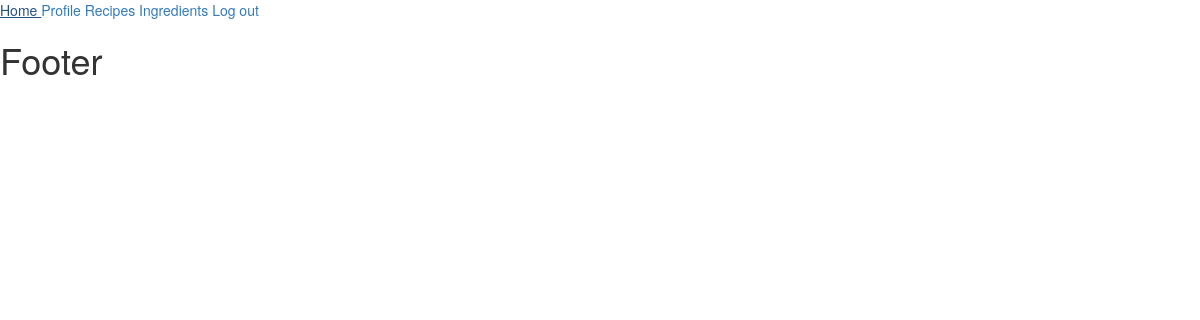
Page /recipes/show_recipes (signed in) on the earlier database version.
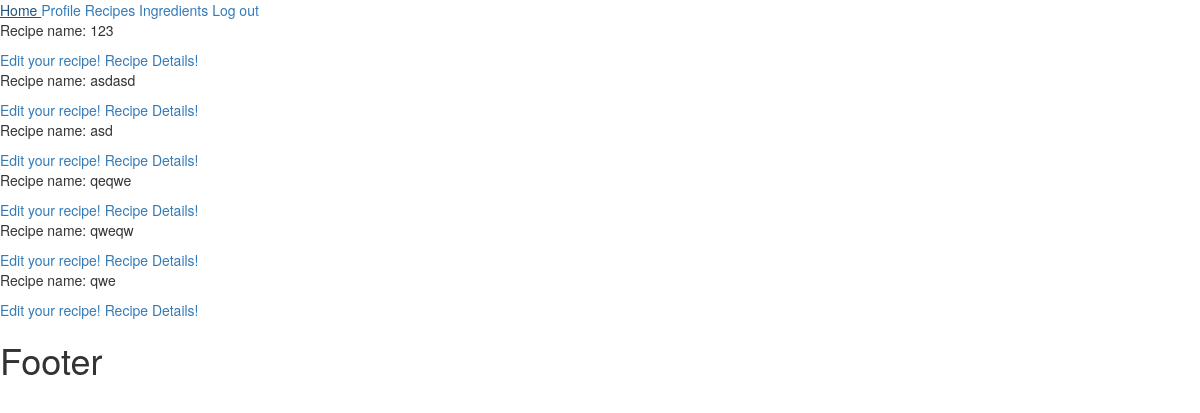
Same page on the later database version.
### recipes/models.py (models this page shows, shortened)
class Recipe(models.Model):
    title = models.CharField(max_length=40)
    photo = models.ImageField(upload_to='recipe_photos', null=True, blank=True)
    ingredients = models.ManyToManyField(Ingredient, through='RecipeIngredient')
    instruction = models.TextField(max_length=300, null=True, blank=True)
    calories = models.FloatField(null=True, blank=True)
    proteins = models.FloatField(null=True, blank=True)
    carbs = models.FloatField(null=True, blank=True)
    fats = models.FloatField(null=True, blank=True)
    share = models.BooleanField(default=False)
    approved_for_sharing = models.BooleanField(default=False)
    user = models.ForeignKey(User, on_delete=models.CASCADE)
    class Meta:
        permissions = [
            ('approve_recipe', 'Can approve recipes for sharing')
        ]

### recipes/views.py (the view)
# urls.py: path('show_recipes', ShowUserRecipes.as_view(), name='show recipes page'),
class ShowUserRecipes(ListView, LoginRequiredMixin):
    model = Recipe
    template_name = 'recipes/show_recipes.html'
    context_object_name = 'recipes'
    def get_queryset(self):
        user = self.request.user
        user_recipes = Recipe.objects.filter(user=user)
        saved_recipes = Recipe.objects.filter(user=user)
        queryset = user_recipes | saved_recipes
        return queryset

### templates/recipes/show_recipes.html
{% extends 'base.html' %}
{% block main_content %}
    {% for recipe in recipes %}
        <div>
            <p>Recipe name: {{ recipe.title }}</p>
            <a href="{% url 'edit recipe page' pk=recipe.pk %} ">Edit your recipe!</a>
            <a href="{% url 'details recipe page' pk=recipe.pk %}">Recipe Details!</a>
        </div>
    {% endfor %}
{% endblock %}

Differences in the rows shown:
added Recipe: title "123"
added Recipe: title "asdasd"
added Recipe: title "asd"
added Recipe: title "qeqwe"
added Recipe: title "qweqw"
added Recipe: title "qwe"
